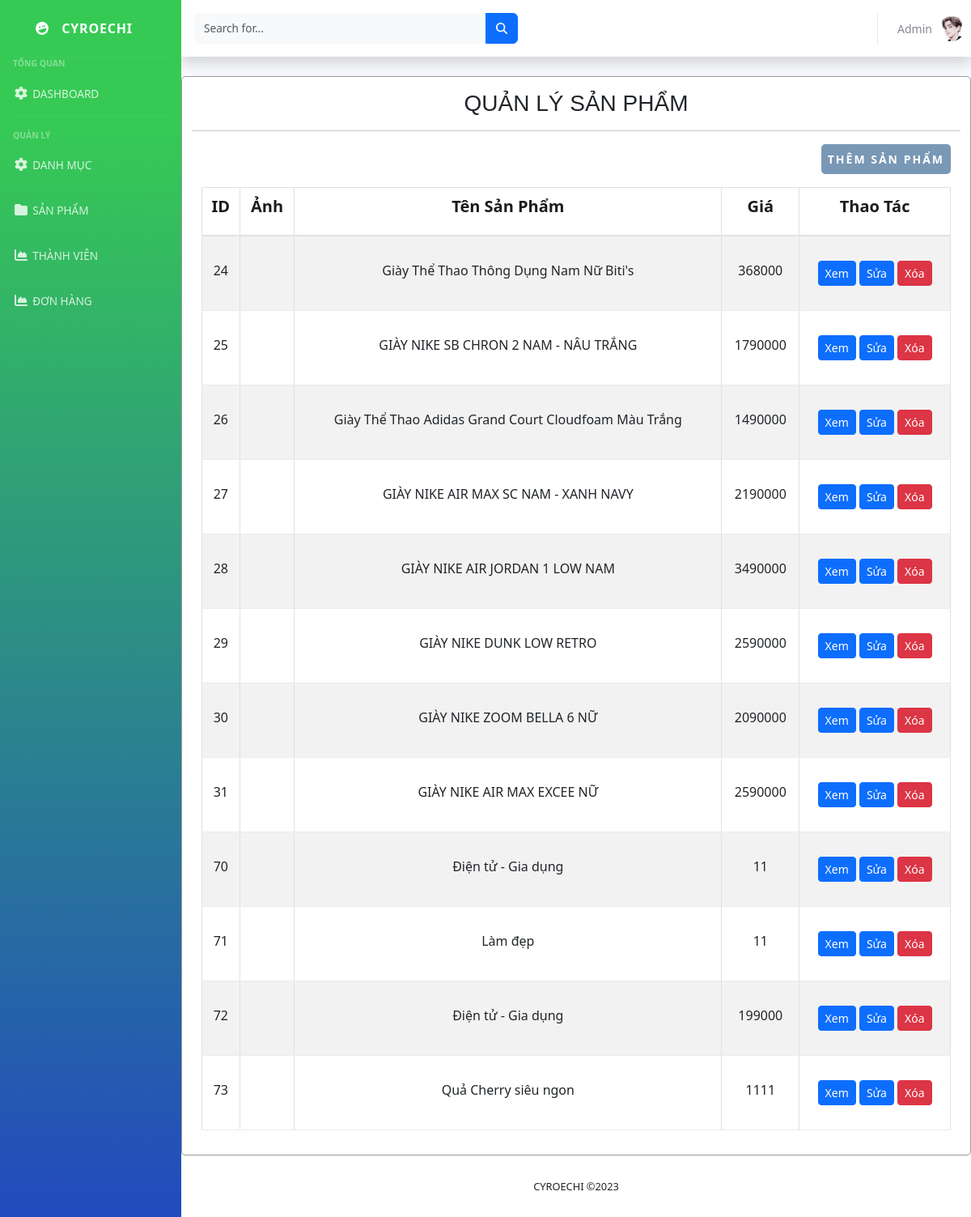
Page /manageProduct/ on the committed database.
### app/models.py (models this page shows)
class Product(models.Model):
    name = models.CharField(max_length=200, null=True)
    category = models.ManyToManyField(Category, related_name='product_category')
    price = models.IntegerField(default=0)
    price_sale = models.DecimalField(max_digits=10, decimal_places=2, default=0.0)
    describe = models.CharField(max_length=300, null=True)
    digital = models.BooleanField(default=False, null=True, blank=False)
    image = models.ImageField(null=True, blank=True)
    unit = models.CharField(max_length=50, null=True, blank=True)
    @property
    def ImageURL(self):
        try:
            url = self.image.url
        except:
            url = ''
        return url

### app/python/admin/manage_product.py (the view)
# urls.py: path('manageProduct/', views.manageProduct, name="manageProduct"),
def manageProduct(request):
    products = Product.objects.all()
    form = AddProduct()
    context = {'products': products}
    return render(request, 'admin/managementProduct.html', context)

### app/templates/admin/managementProduct.html (shortened to what this page needs)
{% extends 'admin/manage.html' %}
{% load static %}
{% block blog-product %}
    <div style="border: 1px solid #9b9898; border-radius: 5px" class="container mt-4 bg-white">
        <h3 class="mt-3 text-center">QUẢN LÝ SẢN PHẨM</h3>
        <hr>
        <section class="mt-3">
            <div class="container">
                <div class="row">
                    <div class="text-right mb-3">
                        <button style="border: none; border-radius: 5px" class="primary-btn p-2" data-toggle="modal">
                            <a style="color: white; text-decoration: none;" href="{% url 'addProduct' %}">Thêm sản
                                phẩm</a>
                        </button>
                    </div>
                    <div class="col-lg-12">
                        <div class="shoping__cart__table">
                            <table class="table table-striped table-bordered text-center" style="text-align: center;">
                                <thead style="">
                                <tr>
                                    <th>ID</th>
                                    <th>Ảnh</th>
                                    <th>Tên Sản Phẩm</th>
                                    <th>Giá</th>
                                    <th>Thao Tác</th>
                                </tr>
                                </thead>
                                <tbody>
                                {% for product in products %}
                                    <tr>
                                        <td>
                                            {{ product.id }}
                                        </td>
                                        <td>
                                        </td>
                                        <td>
                                            {{ product.name }}
                                        </td>
                                        <td>
                                            {{ product.price }}
                                        </td>
                                        <td>
                                            <a style="" href="{% url 'viewProduct' %}?id={{ product.id }}" class="btn btn-primary btn-sm">Xem</a>
                                            <a href="{% url 'editProduct' %}?id={{ product.id }}" class="btn btn-primary btn-sm">Sửa</a>
                                            <a href="{% url 'deleteProduct' %}?id={{ product.id }}" class="btn btn-danger btn-sm">Xóa</a>
                                        </td>
                                    </tr>
                                {% endfor %}
                                </tbody>
                            </table>
                        </div>
                    </div>
                </div>
        </section>
    </div>
{% endblock blog-product %}

### app/static/app/css/style.css (style rules this page uses)
html, body { height: 100%; font-family: "Cairo", sans-serif; -webkit-font-smoothing: antialiased; font-smoothing: antialiased; }
h1, h2, h3, h4, h5, h6 { margin: 0; color: #111111; font-weight: 400; font-family: "Cairo", sans-serif; }
h3 { font-size: 30px; }
.primary-btn { display: inline-block; font-size: 14px; padding: 10px 28px 10px; color: #ffffff; text-transform: uppercase; font-weight: 700; background: #7998b6; letter-spacing: 2px; }
.shoping__cart__table { margin-bottom: 30px; }
.shoping__cart__table table { width: 100%; text-align: center; }
.shoping__cart__table table thead tr { border-bottom: 1px solid #ebebeb; }
.shoping__cart__table table thead th { font-size: 20px; font-weight: 700; color: #1c1c1c; padding-bottom: 20px; }
.shoping__cart__table table tbody tr td { padding-top: 30px; padding-bottom: 30px; border-bottom: 1px solid #ebebeb; }
@media only screen and (min-width: 1200px) { .container { max-width: 1170px; } }

### rows in the picture
Product: id "24", name "Giày Thể Thao Thông Dụng Nam Nữ Biti's", price "368000"
Product: id "25", name "GIÀY NIKE SB CHRON 2 NAM - NÂU TRẮNG", price "1790000"
Product: id "26", name "Giày Thể Thao Adidas Grand Court Cloudfoam Màu Trắng", price "1490000"
Product: id "27", name "GIÀY NIKE AIR MAX SC NAM - XANH NAVY", price "2190000"
Product: id "28", name "GIÀY NIKE AIR JORDAN 1 LOW NAM", price "3490000"
Product: id "29", name "GIÀY NIKE DUNK LOW RETRO", price "2590000"
Product: id "30", name "GIÀY NIKE ZOOM BELLA 6 NỮ", price "2090000"
Product: id "31", name "GIÀY NIKE AIR MAX EXCEE NỮ", price "2590000"
Product: id "70", name "Điện tử - Gia dụng", price "11"
Product: id "71", name "Làm đẹp", price "11"
Product: id "72", name "Điện tử - Gia dụng", price "199000"
Product: id "73", name "Quả Cherry siêu ngon", price "1111"
